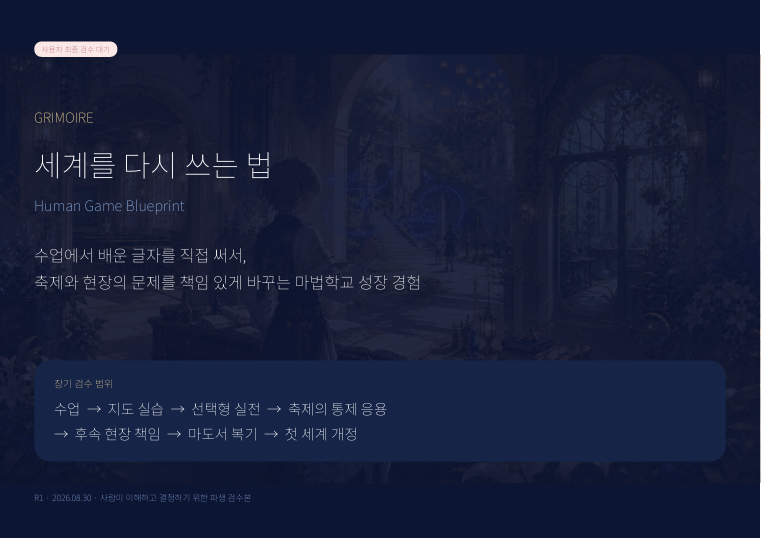
#> input picture tmp/pdfs/grimoire_hgb_20260830_render/page-01.png, 1521 x 1075 px (shown at 1/2 size); its folder holds only this picture in this run
$ python render_contact_sheet.py
#> lines starting #> are read from the running program, lines starting #| are printed output that depends on the picture
from pathlib import Path
from PIL import Image, ImageDraw, ImageFont
root = Path(r"C:\Users\user\Documents\GitHub\Ninza\GRIMOIRE-\tmp\pdfs\grimoire_hgb_20260830_render")
pages = sorted(root.glob("page-*.png"), key=lambda p: int(p.stem.split("-")[-1]))
thumb_w = 320
thumb_h = 227
cols = 4
rows = (len(pages) + cols - 1) // cols
canvas = Image.new("RGB", (cols * thumb_w, rows * (thumb_h + 24)), "#2A3552")
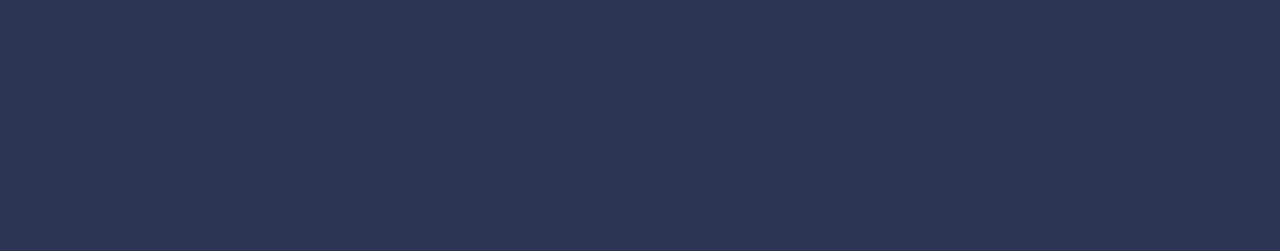
#> canvas: PIL image 1280x251 RGB; mean R, G, B 42, 53, 82
draw = ImageDraw.Draw(canvas)
for index, path in enumerate(pages):
    image = Image.open(path).convert("RGB")
#> image is the input picture: PIL image 1521x1075 RGB; mean R, G, B 22.4, 30, 56.8
    image.thumbnail((thumb_w - 8, thumb_h - 8))
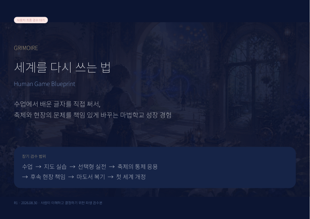
#> image: PIL image 310x219 RGB; mean R, G, B 22.5, 30.1, 56.9
    x = (index % cols) * thumb_w + (thumb_w - image.width) // 2
#> x = 5
    y = (index // cols) * (thumb_h + 24) + 4 + (thumb_h - image.height) // 2
#> y = 8
    canvas.paste(image, (x, y))
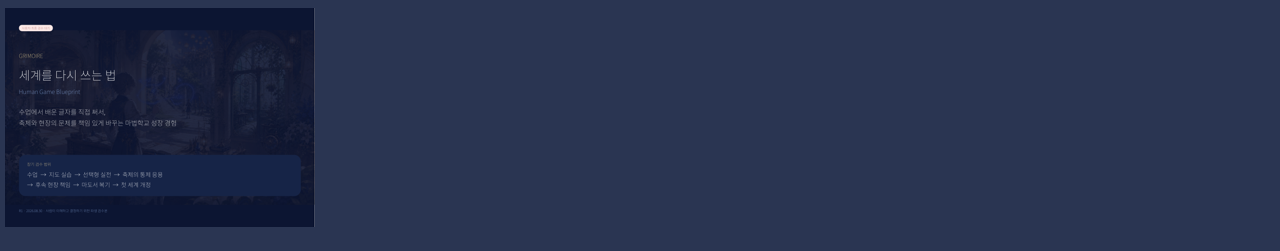
#> canvas: PIL image 1280x251 RGB; mean R, G, B 37.9, 48.2, 76.7
    draw.text(((index % cols) * thumb_w + 8, (index // cols) * (thumb_h + 24) + thumb_h + 3), f"Page {index + 1}", fill="white")
out = root / "contact-sheet.png"
canvas.save(out, "PNG")
print(out)

$ run again, on tmp/pdfs/grimoire_hgb_20260830_render/page-06.png
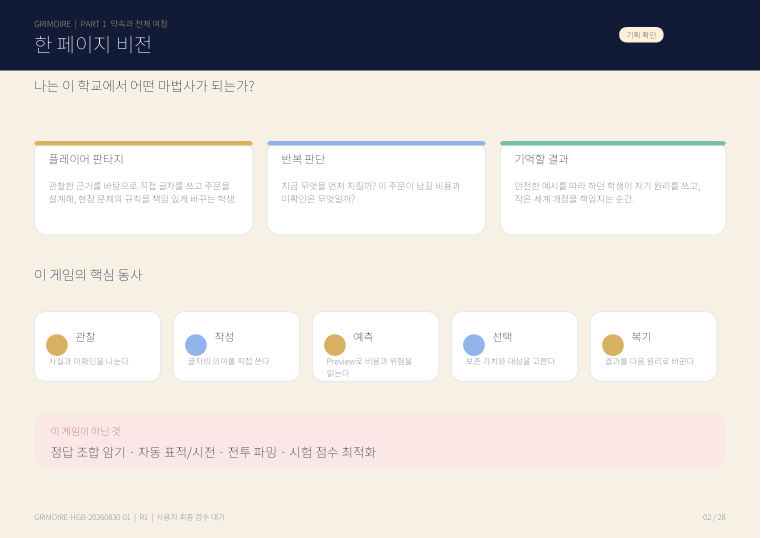
#> input picture tmp/pdfs/grimoire_hgb_20260830_render/page-06.png, 1521 x 1075 px (shown at 1/2 size)
#> image is the input picture: PIL image 1521x1075 RGB; mean R, G, B 217.5, 214.1, 211.4
#> `image.thumbnail((thumb_w - 8, thumb_h - 8))`:
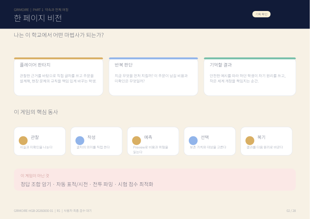
#> image: PIL image 310x219 RGB; mean R, G, B 217.4, 214.1, 211.4
#> `canvas.paste(image, (x, y))`:
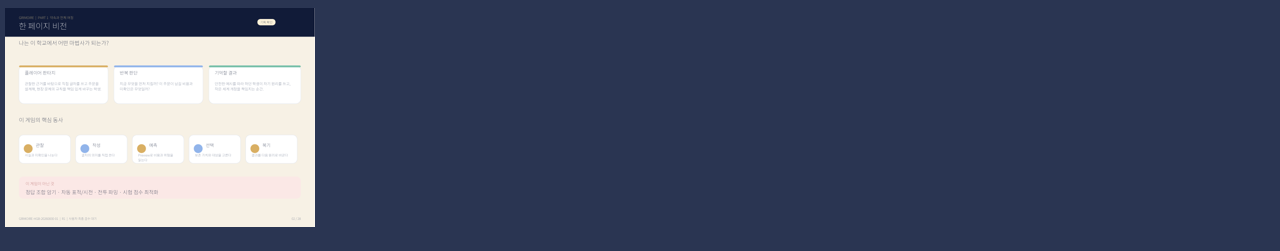
#> canvas: PIL image 1280x251 RGB; mean R, G, B 79.1, 87, 109.3
